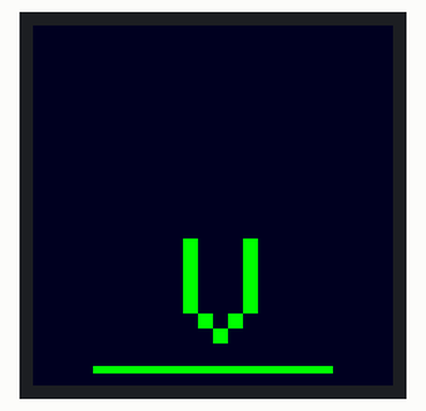
Bench run of a sketch on a simulated ESP32. Parts: 240×240 colour display.

Above: at 0.72 s.
At 3.19 s:
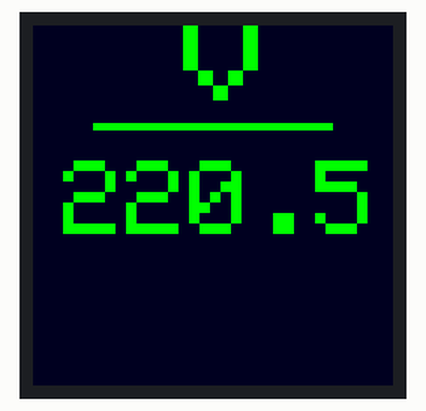
At 5.21 s:
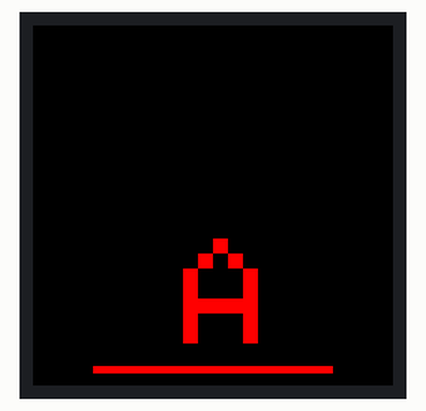
At 9.61 s:
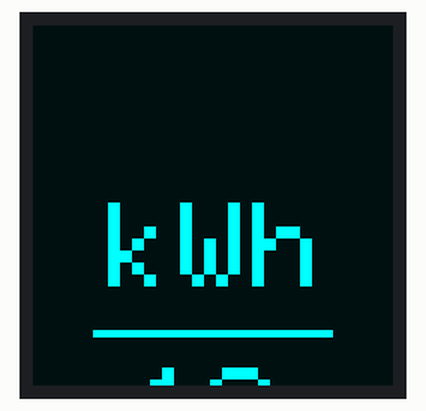
At 14.06 s:
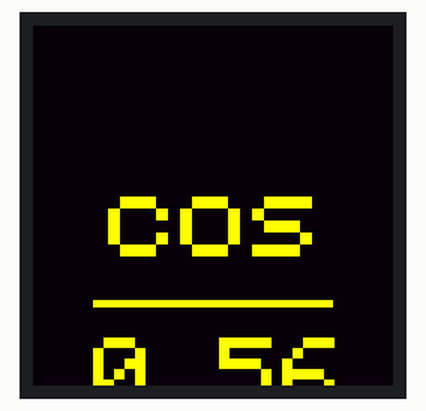
At 18.79 s:
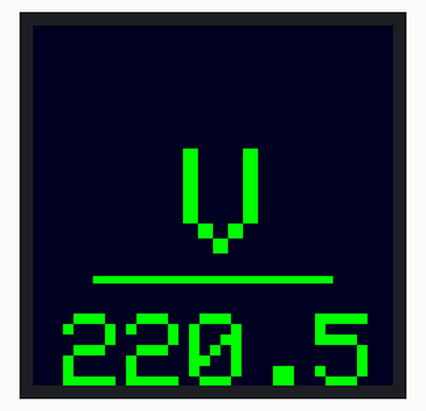

Measured:
- by itself, everything shown: repeats every 17.5 s, in 59 steps

The sketch:

ESP32_ST7789_Adafruit.ino
```cpp
#include <Adafruit_GFX.h>
#include <Adafruit_ST7789.h>
#include <SPI.h>

//Пины
#define TFT_CS    0     //Значение для работы библиотеки, не подключается
#define TFT_MISO  0     //Значение для работы библиотеки, не подключается
#define TFT_RST   5   //RES
#define TFT_DC    23    //DC
#define TFT_MOSI  21    //SDA
#define TFT_SCLK  22    //SCL

Adafruit_ST7789 tft = Adafruit_ST7789(TFT_CS, TFT_DC, TFT_RST);

//Набор цветов
#define BLACK       0x0000
#define NAVY        0x000F
#define DARKGREEN   0x03E0
#define DARKCYAN    0x03EF
#define MAROON      0x7800
#define PURPLE      0x780F
#define OLIVE       0x7BE0
#define LIGHTGREY   0xC618
#define DARKGREY    0x7BEF
#define BLUE        0x001F
#define GREEN       0x07E0
#define CYAN        0x07FF
#define RED         0xF800
#define MAGENTA     0xF81F
#define YELLOW      0xFFE0
#define WHITE       0xFFFF
#define ORANGE      0xFD20
#define GREENYELLOW 0xAFE5
#define PINK        0xF81F

bool flag_update = true;
int color = tft.color565(0, 0, 32), y_pos = 270, x_pos_1, x_pos_2, text_size_1, text_size_2, color_line, parameter = 0;
String value, unit;


void setup(void)
{
Serial.begin(115200);
//initialize a ST7789 chip, 240x240 pixels
SPI.begin(TFT_SCLK, TFT_MISO, TFT_MOSI);
tft.init(240, 240, SPI_MODE3);
//Поворот экрана корректно работают 2 и 3
tft.setRotation(2);
//Заливка экрана
tft.fillScreen(color);
//Размер шрифта
tft.setTextSize(7);
tft.setTextWrap(0);

}


void loop()
{

if (flag_update)
{

flag_update = false;
if (parameter>=4) parameter =0;
switch (parameter)
{
  case 0:
    color = tft.color565(0, 0, 32);
    tft.fillScreen(color);
    tft.setTextColor(GREEN, color);
    color_line = GREEN;
    text_size_1 = 10;
    text_size_2 = 7;
    value = "220.5";
    unit = "V";
    x_pos_1 = 100;
    x_pos_2 = 20;
    break;
  case 1:
    color = tft.color565(0, 0, 0);
    tft.fillScreen(color);
    tft.setTextColor(RED, color);
    color_line = RED;
    text_size_1 = 10;
    text_size_2 = 8;
    value = "5.6";
    unit = "A";
    x_pos_1 = 100;
    x_pos_2 = 55;
    break;

  case 2:
    color = tft.color565(0, 16, 16);
    tft.fillScreen(color);
    tft.setTextColor(CYAN, color);
    color_line = CYAN;
    text_size_1 = 8;
    text_size_2 = 8;
    value = "12";
    unit = "kWh";
    x_pos_1 = 50;
    x_pos_2 = 70;
    break;

  case 3:
    color = tft.color565(8, 0, 8);
    tft.fillScreen(color);
    tft.setTextColor(YELLOW, color);
    color_line = YELLOW;
    text_size_1 = 8;
    text_size_2 = 7;
    value = "0.56";
    unit = "cos";
    x_pos_1 = 50;
    x_pos_2 = 40;
    break;

}
}


tft.setTextSize(text_size_1);
tft.setCursor(x_pos_1, y_pos);
tft.print (unit);
tft.drawFastHLine(40, y_pos + 85, 160, color_line);
tft.setTextSize(text_size_2);
tft.setCursor(x_pos_2, y_pos + 110);
tft.print (value);

//delay (10);

tft.drawRect(10, y_pos+90, 210, 5, color);
//tft.fillScreen(color);
y_pos--;
if (y_pos < -180) {y_pos = 240; parameter ++; flag_update = true;}


}
```
